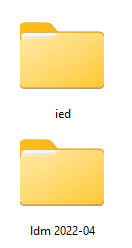
#> input picture hereimg.png, 132 x 248 px
$ python __main__.py
#> lines starting #> are read from the running program, lines starting #| are printed output that depends on the picture; after the words box and inside, x2 and y2 are one past the last pixel; in counts of white or black regions, pixels touching at a corner belong together
import cv2 as cv

img = cv.imread("hereimg.png")
#> img is the input picture: shape (248, 132, 3); mean B, G, R 207.2, 240.3, 252.5


def convertBGR2GS(source_img):
    img_gs = cv.cvtColor(source_img, cv.COLOR_BGR2GRAY);
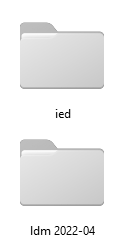
#> img_gs: shape (248, 132); min 0, max 255, mean 240.1
    return img_gs

cv.imshow('readimage.png',img)
cv.imshow('gsimage.png',convertBGR2GS(img))

gsimage = convertBGR2GS(img)

ret, thresh = cv.threshold(gsimage, 127, 230, cv.THRESH_BINARY)
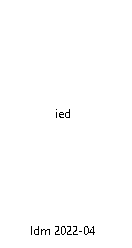
#> thresh: shape (248, 132); values 0 (black) and 230 (white), 99.4% white; black in thin lines or dots, all inside (x1, y1, x2, y2) = (31, 109, 95, 235)

cv.imshow('thresh', thresh)

canny = cv.Canny(gsimage, 0,254)
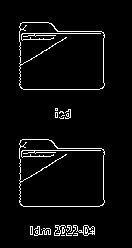
#> canny: shape (248, 132); 4.3% white in thin lines or dots, all inside (x1, y1, x2, y2) = (19, 22, 105, 236)
cv.imshow('Canny Edges', canny)


cv.waitKey(0)

$ run again, with inputimage.png copied over hereimg.png
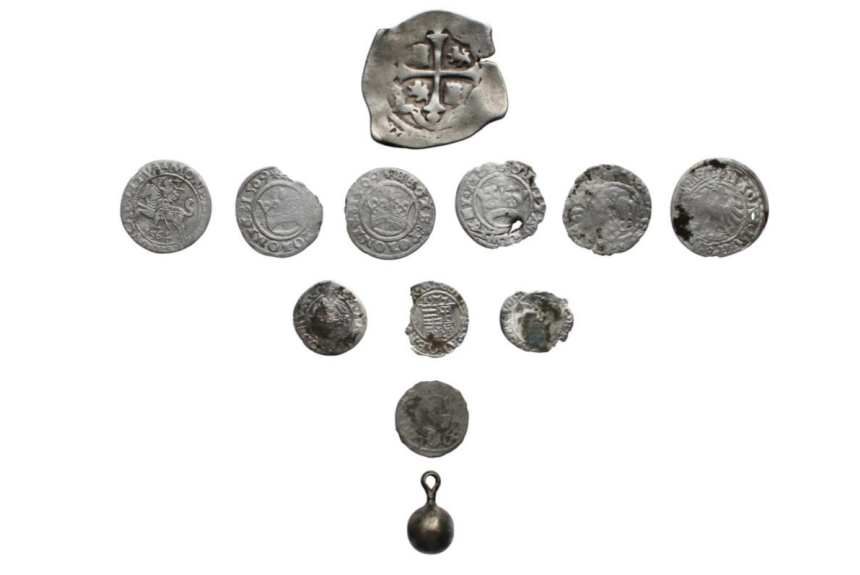
#> input picture inputimage.png, 860 x 575 px
#> img is the input picture: shape (575, 860, 3); mean B, G, R 234, 234.8, 235.1
#> `ret, thresh = cv.threshold(gsimage, 127, 230, cv.THRESH_BINARY)`:
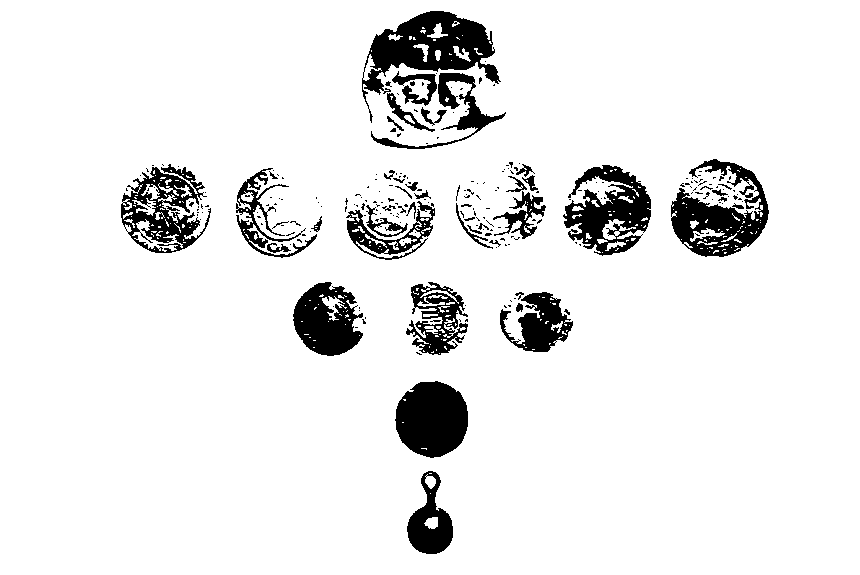
#> thresh: shape (575, 860); values 0 (black) and 230 (white), 91.6% white; 242 black regions (195 under 20 px), largest, box (x1, y1, x2, y2) and area: (362, 11, 501, 123) 5603, (671, 159, 769, 257) 4509, (395, 381, 468, 458) 4349
#> `canny = cv.Canny(gsimage, 0,254)`:
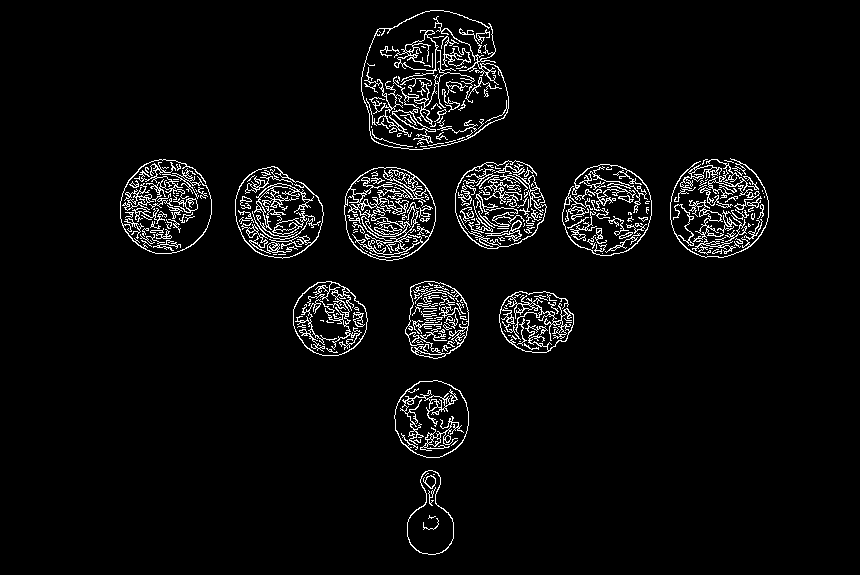
#> canny: shape (575, 860); 4.5% white in thin lines or dots, all inside (x1, y1, x2, y2) = (120, 10, 769, 555)
